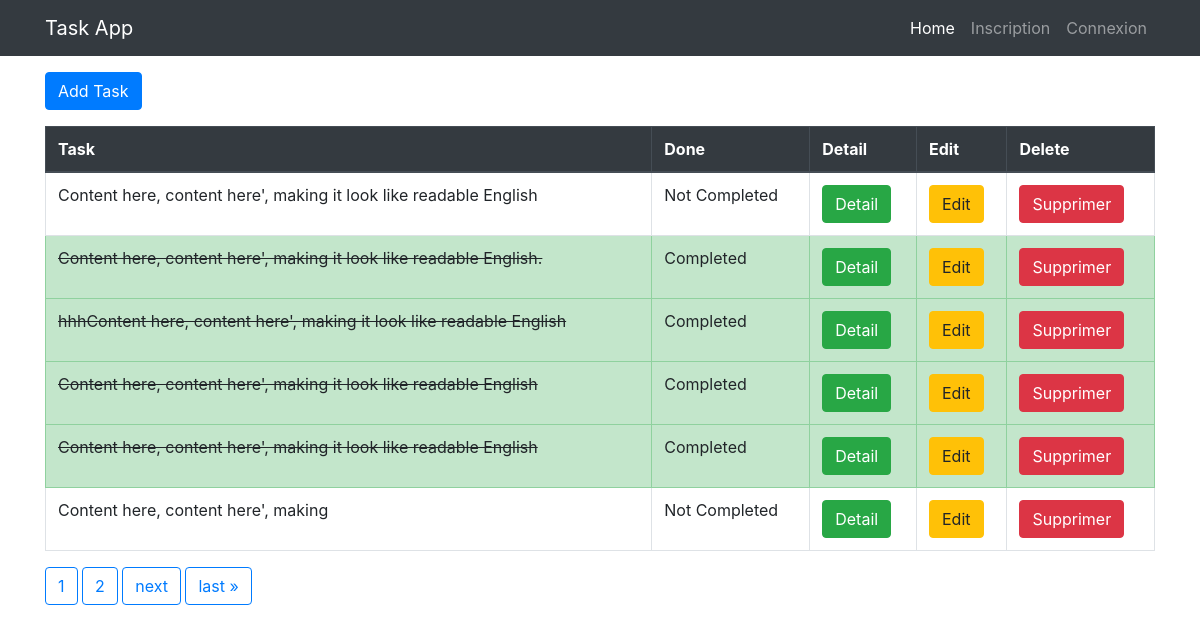
The page / on the database its author committed.
### task/models.py (models this page shows, shortened)
class Task(models.Model):
    task = models.CharField(max_length=200)
    content = models.TextField()
    active = models.BooleanField(default=False)
    created = models.DateTimeField(auto_now_add=True)

### task/views.py (the view)
# urls.py: 2. Add a URL to urlpatterns:  path('', views.home, name='home')
def home(request):
    tasks = Task.objects.all()
    paginator = Paginator(tasks, 6)
    page_number = request.GET.get('page')
    tasks = paginator.get_page(page_number)
    context = {'tasks': tasks}
    return render(request, "task/index.html", context)

### task/templates/task/index.html (shortened to what this page needs)
{% extends "layout/base.html" %}
{% block content %}
<section class="my-3">
    <div class="container">
        <div class="row">
            <div class="col-md-12">
                <a href="{% url 'task-add' %}" class="btn btn-primary mb-3">Add Task</a>
                <table class="table table-bordered">
                    <thead class="thead-dark">
                        <tr>
                          <th>Task</th>
                          <th>Done</th>
                          <th>Detail</th>
                          <th>Edit</th>
                          <th>Delete</th>
                        </tr>
                    </thead>
                    <tbody>
                    {% for task in tasks %}
                        {% if task.active %}
                        <tr class="table-success">
                            <td><del>{{ task.task }}</del></td>
                            <td>Completed</td>
                            <td><a href="{% url 'task-detail' task.id %}" class="btn btn-success">Detail</a></td>
                            <td><a href="{% url 'task-update' task.id %}" class="btn btn-warning">Edit</a></td>
                            <td><a href="{% url 'task-delete' task.id %}" class="btn btn-danger">Supprimer</a></td>
                        </tr>
                        {% else %}
                        <tr>
                            <td>{{ task.task }}</td>
                            <td>Not Completed</td>
                            <td><a href="{% url 'task-detail' task.id %}" class="btn btn-success">Detail</a></td>
                            <td><a href="{% url 'task-update' task.id %}" class="btn btn-warning">Edit</a></td>
                            <td><a href="{% url 'task-delete' task.id %}" class="btn btn-danger">Supprimer</a></td>
                        </tr>
                        {% endif %}
                    {% endfor %}
                    </tbody>
                </table>
            </div>
        </div>
    </div>
    <div class="container">
        <div class="pagination">
            <span class="step-links">
                {% for num in tasks.paginator.page_range %}
                    {% if tasks.number == num %}
                        <a href="?page={{ num }}" class="btn btn-outline-primary">{{ num }}</a>
                    {% elif num > tasks.number|add:'-3' and num < tasks.number|add:'3' %}
                        <a href="?page={{ num }}" class="btn btn-outline-primary">{{ num }}</a>
                    {% endif %}
                {% endfor %}
                {% if tasks.has_next %}
                    <a href="?page={{ tasks.next_page_number }}" class="btn btn-outline-primary">next</a>
                    <a href="?page={{ tasks.paginator.num_pages }}" class="btn btn-outline-primary">last &raquo;</a>
                {% endif %}
            </span>
        </div>
    </div>
</section>
{% endblock content %}

### templates/layout/base.html (shortened to what this page needs)
<html lang="fr">
<head>
    <link rel="stylesheet" href="https://maxcdn.bootstrapcdn.com/bootstrap/4.3.1/css/bootstrap.min.css">
    <link rel="stylesheet" href="https://use.fontawesome.com/releases/v5.0.9/css/all.css">
</head>
<body>
    {% include "partials/header.html" %}
    {% block content %}
    {% endblock content %}
</body>
</html>

### templates/partials/header.html (shortened to what this page needs)
<header>
    <nav class="navbar navbar-expand-lg navbar-dark bg-dark">
        <div class="container">
      <a class="navbar-brand" href="{% url 'home' %}">Task App</a>
      <div class="collapse navbar-collapse" id="navbarNav">
        <ul class="navbar-nav ml-auto">
          <li class="nav-item active"><a class="nav-link" href="{% url 'home' %}">Home <span class="sr-only">(current)</span></a></li>
          {% if user.is_authenticated %}
          <li class="nav-item"><a class="nav-link" href="{% url 'profile' %}">Profile</a></li>
          <li class="nav-item"><a class="nav-link" href="{% url 'logout' %}">Déconnexion</a></li>
           {% else %}
          <li class="nav-item"><a class="nav-link" href="{% url 'register' %}">Inscription</a></li>
          <li class="nav-item"><a class="nav-link" href="{% url 'login' %}">Connexion</a></li>
          {% endif %}
        </ul>
      </div>
        </div>
    </nav>
</header>

### rows shown on the page
Task: task "Content here, content here', making it look like readable English"
Task: task "Content here, content here', making it look like readable English."
Task: task "hhhContent here, content here', making it look like readable English"
Task: task "Content here, content here', making it look like readable English"
Task: task "Content here, content here', making it look like readable English"
Task: task "Content here, content here', making"

### other values the page prints
{{ num }} "1"
{{ num }} "2"
